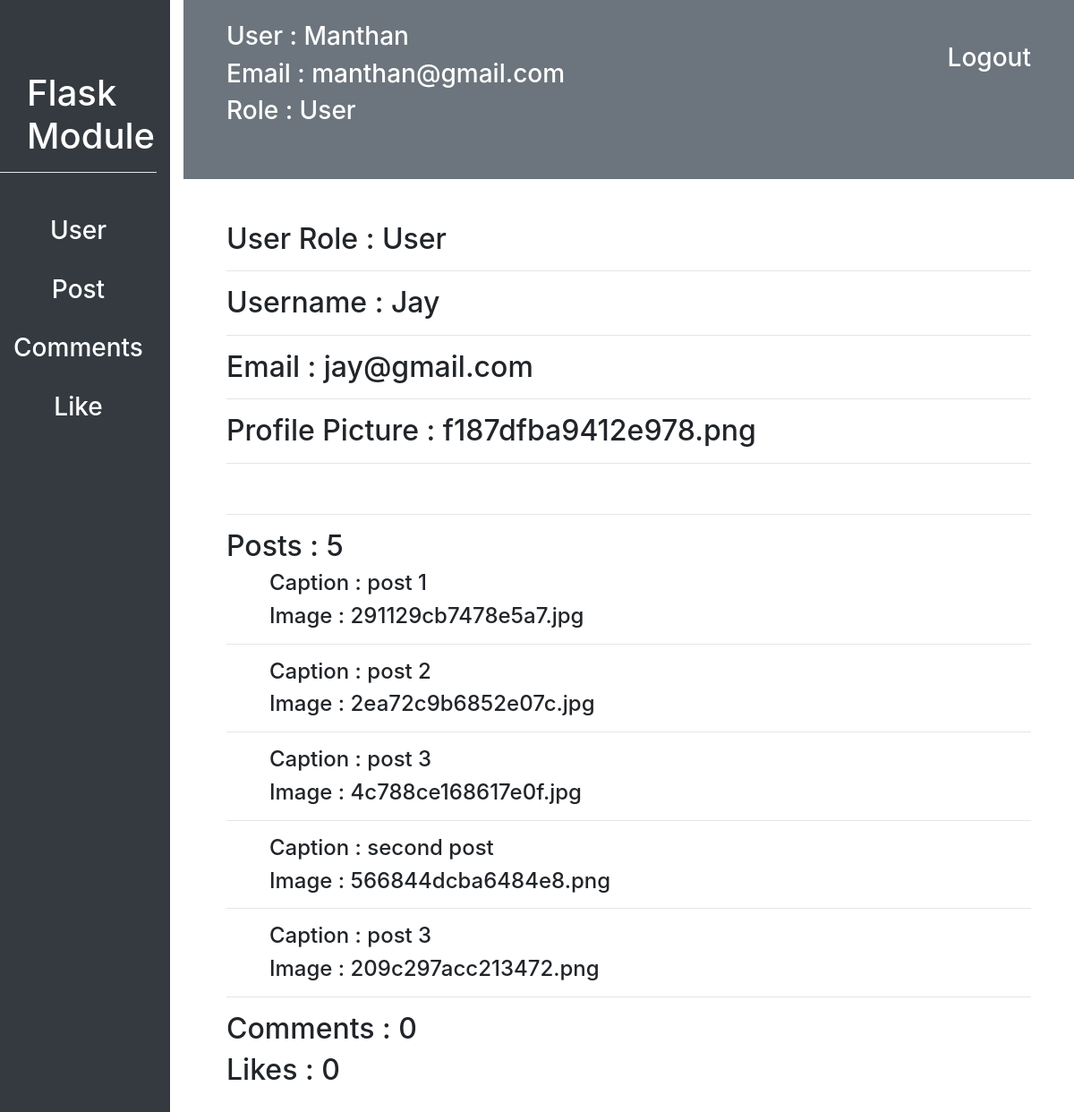
/customadmin/user/4/user_detail (signed in), run on the app's committed database.
### flask_module/user/models.py (models this page shows, shortened)
class User(db.Model, UserMixin):
    id = db.Column(db.Integer, primary_key=True)
    username = db.Column(db.String(20), unique=True, nullable=False)
    email = db.Column(db.String(30), unique=True, nullable=False)
    profile_picture = db.Column(db.String(70), nullable=False, default="defualt_img.jpg")
    password = db.Column(db.String(15), nullable=False)
    like = db.relationship("Likes", backref="user", lazy=True, cascade = "all, delete, delete-orphan", )
    post = db.relationship("Post", backref="user", lazy=True, cascade = "all, delete, delete-orphan", )
    comment = db.relationship("Comments", backref="user", lazy=True, cascade = "all, delete, delete-orphan", )
    following = db.relationship("User",
                    secondary=connected_user,
                    primaryjoin=id==connected_user.c.parent_id,
                    secondaryjoin=id==connected_user.c.children_id,
                    backref="followed_by")
    role_id = db.Column(db.Integer, db.ForeignKey("role.id"), nullable=False)

class Role(db.Model):
    id = db.Column(db.Integer, primary_key=True)
    name = db.Column(db.String(20), unique=True, nullable=False)
    user = db.relationship("User", backref="role")

### flask_module/posts/models.py (models this page shows, shortened)
class Post(db.Model):
    id = db.Column(db.Integer, primary_key=True)
    image = db.Column(db.String(70), nullable=False)
    caption = db.Column(db.String(20), nullable=False)
    created_at = db.Column(db.DateTime, nullable=False, default=datetime.now())
    user_id = db.Column(db.Integer, db.ForeignKey("user.id"), nullable=False)
    comment = db.relationship("Comments", backref="post", lazy=True, cascade = "all, delete, delete-orphan", )
    likes = db.relationship("Likes", backref="post", lazy=True, cascade = "all, delete, delete-orphan", )

### flask_module/customadmin/users/routes.py (the view)
@users.route("/<int:user_id>/user_detail")
@login_required
def user_detail(user_id):
    user = User.query.filter_by(id=user_id).first()
    return render_template("customadmin/users/user_detail.html", user=user)

### flask_module/customadmin/utiles.py (called while the page is built)
def login_required(f):
    @wraps(f)
    def decorated_function(*args, **kwargs):
        if current_user.is_authenticated is False:
            return redirect(url_for('customadmin.login'))
        return f(*args, **kwargs)
    return decorated_function

### flask_module/user/models.py (called while the page is built)
@login_manager.user_loader
def load_user(user_id):
    return User.query.filter_by(id=int(user_id)).first()

### flask_module/templates/customadmin/users/user_detail.html (shortened to what this page needs)
{% extends "customadmin/dashboard.html" %}
{% block contant %}
<div class="m-5">
    <h2>User Role : {{user.role.name}}</h2>
    <hr>
    <h2>Username : {{user.username}}</h2>
    <hr>
    <h2>Email : {{user.email}}</h2>
    <hr>
    <h2>Profile Picture : {{user.profile_picture}}</h2>
    <hr>
    <hr>
    <h2>Posts : {{user.post|length}}</h2>
    {% for post in user.post %}
        <h4 class="ml-5">Caption : {{post.caption}}</h4>
        <h4 class="ml-5">Image : {{post.image}}</h4>
        <hr>
    {% endfor %}
    <h2>Comments : {{user.comment|length}}</h2>
    <h2>Likes : {{user.like|length}}</h2>
</div>
{% endblock contant %}

### flask_module/templates/customadmin/dashboard.html (shortened to what this page needs)
<!DOCTYPE html>
<html lang="en">
<head>
    <link rel="stylesheet" href="{{ url_for('static', filename='css/bootstrap.css') }}">
    <link rel="stylesheet" href="{{url_for('static', filename="css/datatable.css")}}">
    <link rel="stylesheet" href="{{url_for('static', filename="css/datatable.min.css")}}">
</head>
<body>
    <div class="row" id="sidebar">
        <div class="col bg-dark">
            <div id="module-title">
                <h1 class="text-white">Flask Module</h1>
            </div>
            <hr style="background: white">
            <div class="mt-5 text-center">
                <a href="{{url_for('customadmin.dashboard', username=current_user.username)}}"><h3 class="text-white">User</h3></a><br>
                <a href="{{url_for('customadmin.post.post_list')}}"><h3 class="text-white">Post</h3></a><br>
                <a href="{{url_for('customadmin.comment.comments_list')}}"><h3 class="text-white">Comments</h3></a><br>
                <a href="{{url_for('customadmin.like.like_list')}}"><h3 class="text-white">Like</h3></a><br>
            </div>
        </div>
        <div class="col-10">
            <div id="navbar" class="bg-secondary">
                <a href="{{url_for('customadmin.logout')}}"><h3 class="float-right px-5 pt-5 text-white">Logout</h3></a>
                <h3 class="text-white pt-4 px-5">User : {{current_user.username}}</h3>
                <h3 class="text-white px-5">Email : {{current_user.email}}</h3>
                <h3 class="text-white px-5">Role : {{current_user.role.name}}</h3>
            </div>
            {% block contant %}{% endblock contant %}
        </div>
    </div>
</body>
</html>

### flask_module/templates/customadmin/dashboard.html (style rules this page uses)
#sidebar { height: 900px; }
#module-title { margin-top: 80px; margin-left: 30px; }
#navbar { height: 200px; }

### data on the page
User: username "Manthan", email "manthan@gmail.com"
Role: role.name "User"
User: username "Jay", email "jay@gmail.com", profile_picture "f187dfba9412e978.png"
Post: caption "post 1", image "291129cb7478e5a7.jpg"
Post: caption "post 2", image "2ea72c9b6852e07c.jpg"
Post: caption "post 3", image "4c788ce168617e0f.jpg"
Post: caption "second post", image "566844dcba6484e8.png"
Post: caption "post 3", image "209c297acc213472.png"

### other printed values
{{ user.post|length }} "5"
{{ user.comment|length }} "0"
{{ user.like|length }} "0"
